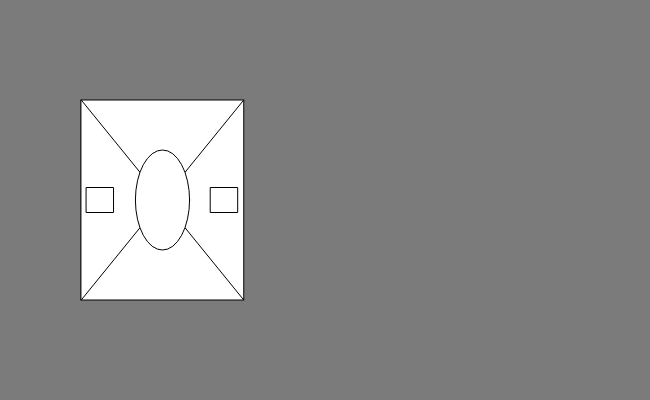
Frame 1 (no input)
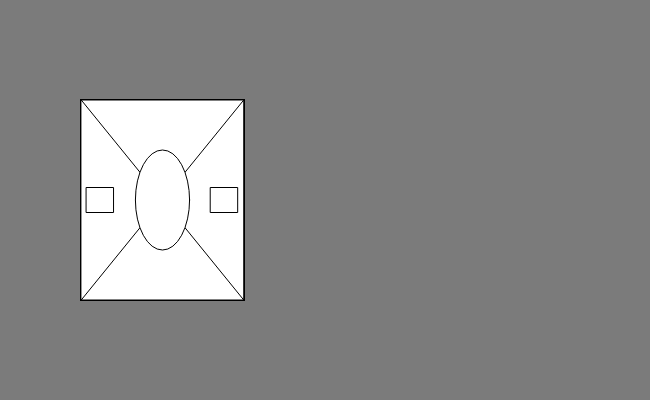
Frame 60 (no input)
Frame 120 (the mouse pressed at the canvas centre since frame 60): identical to frame 60, image omitted

The p5.js sketch that drew these frames (run headless with seeded random() and noise() and a simulated clock; from frame 60 on, the mouse is pressed at the canvas centre):

// p5.js sketch
// ── sketch.js

function setup() {
  createCanvas(650, 400);
  frameRate(30);
  ellipseMode(CENTER);
  rectMode(CENTER);
  background(123);
}

function draw(){
  rect(width/4, height/2, width/4, height/2);
  rect(width/6.5, height/2, width/24, height/16);
  rect(width/2.9, height/2, width/24, height/16);
  line(width/4-width/8, height/2-height/4, width/4+width/8, height/2+height/4);
  line(width/4-width/8, height/2+height/4, width/4+width/8, height/2-height/4);
  ellipse(width/4, height/2, width/12, height/4);




}
